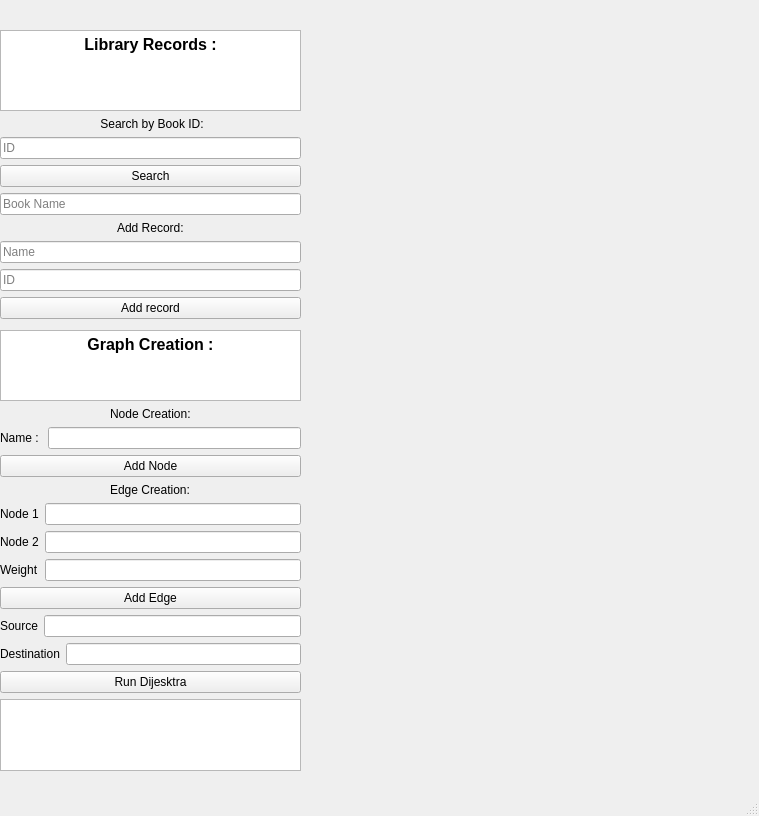
<?xml version="1.0" encoding="UTF-8"?>
<ui version="4.0">
 <class>MainWindow</class>
 <widget class="QMainWindow" name="MainWindow">
  <property name="geometry">
   <rect>
    <x>0</x>
    <y>0</y>
    <width>759</width>
    <height>816</height>
   </rect>
  </property>
  <property name="windowTitle">
   <string>MainWindow</string>
  </property>
  <widget class="QWidget" name="centralwidget">
   <widget class="QWidget" name="Graphwidget" native="true">
    <property name="geometry">
     <rect>
      <x>310</x>
      <y>30</y>
      <width>451</width>
      <height>741</height>
     </rect>
    </property>
    <property name="minimumSize">
     <size>
      <width>451</width>
      <height>591</height>
     </size>
    </property>
   </widget>
   <widget class="QWidget" name="Selectionwidget" native="true">
    <property name="geometry">
     <rect>
      <x>0</x>
      <y>30</y>
      <width>301</width>
      <height>751</height>
     </rect>
    </property>
    <widget class="QWidget" name="layoutWidget">
     <property name="geometry">
      <rect>
       <x>0</x>
       <y>0</y>
       <width>301</width>
       <height>289</height>
      </rect>
     </property>
     <layout class="QVBoxLayout" name="verticalLayout">
      <item>
       <widget class="QTextEdit" name="textEdit">
        <property name="readOnly">
         <bool>true</bool>
        </property>
        <property name="html">
         <string>&lt;!DOCTYPE HTML PUBLIC &quot;-//W3C//DTD HTML 4.0//EN&quot; &quot;http://www.w3.org/TR/REC-html40/strict.dtd&quot;&gt;
&lt;html&gt;&lt;head&gt;&lt;meta name=&quot;qrichtext&quot; content=&quot;1&quot; /&gt;&lt;meta charset=&quot;utf-8&quot; /&gt;&lt;style type=&quot;text/css&quot;&gt;
p, li { white-space: pre-wrap; }
hr { height: 1px; border-width: 0; }
li.unchecked::marker { content: &quot;\2610&quot;; }
li.checked::marker { content: &quot;\2612&quot;; }
&lt;/style&gt;&lt;/head&gt;&lt;body style=&quot; font-family:'Segoe UI'; font-size:9pt; font-weight:400; font-style:normal;&quot;&gt;
&lt;p align=&quot;center&quot; style=&quot; margin-top:0px; margin-bottom:0px; margin-left:0px; margin-right:0px; -qt-block-indent:0; text-indent:0px;&quot;&gt;&lt;span style=&quot; font-size:12pt; font-weight:700;&quot;&gt;Library Records :&lt;/span&gt;&lt;/p&gt;&lt;/body&gt;&lt;/html&gt;</string>
        </property>
       </widget>
      </item>
      <item alignment="Qt::AlignmentFlag::AlignHCenter">
       <widget class="QLabel" name="label">
        <property name="text">
         <string> Search by Book ID:</string>
        </property>
       </widget>
      </item>
      <item>
       <widget class="QLineEdit" name="searchID">
        <property name="placeholderText">
         <string>ID</string>
        </property>
       </widget>
      </item>
      <item>
       <widget class="QPushButton" name="Search">
        <property name="text">
         <string>Search</string>
        </property>
       </widget>
      </item>
      <item>
       <widget class="QLineEdit" name="searchout">
        <property name="text">
         <string/>
        </property>
        <property name="readOnly">
         <bool>true</bool>
        </property>
        <property name="placeholderText">
         <string>Book Name</string>
        </property>
       </widget>
      </item>
      <item alignment="Qt::AlignmentFlag::AlignHCenter">
       <widget class="QLabel" name="label_2">
        <property name="text">
         <string>Add Record:</string>
        </property>
       </widget>
      </item>
      <item>
       <widget class="QLineEdit" name="Name">
        <property name="text">
         <string/>
        </property>
        <property name="placeholderText">
         <string>Name</string>
        </property>
       </widget>
      </item>
      <item>
       <widget class="QLineEdit" name="ID">
        <property name="text">
         <string/>
        </property>
        <property name="placeholderText">
         <string>ID</string>
        </property>
       </widget>
      </item>
      <item>
       <widget class="QPushButton" name="AddRecord">
        <property name="text">
         <string>Add record</string>
        </property>
       </widget>
      </item>
     </layout>
    </widget>
    <widget class="QWidget" name="layoutWidget">
     <property name="geometry">
      <rect>
       <x>0</x>
       <y>300</y>
       <width>301</width>
       <height>441</height>
      </rect>
     </property>
     <layout class="QVBoxLayout" name="verticalLayout_2">
      <item>
       <widget class="QTextEdit" name="textEdit_2">
        <property name="readOnly">
         <bool>true</bool>
        </property>
        <property name="markdown">
         <string>**Graph Creation :**

</string>
        </property>
        <property name="html">
         <string>&lt;!DOCTYPE HTML PUBLIC &quot;-//W3C//DTD HTML 4.0//EN&quot; &quot;http://www.w3.org/TR/REC-html40/strict.dtd&quot;&gt;
&lt;html&gt;&lt;head&gt;&lt;meta name=&quot;qrichtext&quot; content=&quot;1&quot; /&gt;&lt;meta charset=&quot;utf-8&quot; /&gt;&lt;style type=&quot;text/css&quot;&gt;
p, li { white-space: pre-wrap; }
hr { height: 1px; border-width: 0; }
li.unchecked::marker { content: &quot;\2610&quot;; }
li.checked::marker { content: &quot;\2612&quot;; }
&lt;/style&gt;&lt;/head&gt;&lt;body style=&quot; font-family:'Segoe UI'; font-size:9pt; font-weight:400; font-style:normal;&quot;&gt;
&lt;p align=&quot;center&quot; style=&quot; margin-top:6px; margin-bottom:6px; margin-left:0px; margin-right:0px; -qt-block-indent:0; text-indent:0px;&quot;&gt;&lt;span style=&quot; font-size:12pt; font-weight:700;&quot;&gt;Graph Creation :&lt;/span&gt;&lt;/p&gt;&lt;/body&gt;&lt;/html&gt;</string>
        </property>
       </widget>
      </item>
      <item alignment="Qt::AlignmentFlag::AlignHCenter">
       <widget class="QLabel" name="label_4">
        <property name="text">
         <string>Node Creation:</string>
        </property>
       </widget>
      </item>
      <item>
       <layout class="QHBoxLayout" name="horizontalLayout_2">
        <item>
         <widget class="QLabel" name="label_3">
          <property name="text">
           <string>Name : </string>
          </property>
         </widget>
        </item>
        <item>
         <widget class="QLineEdit" name="Nname"/>
        </item>
       </layout>
      </item>
      <item>
       <widget class="QPushButton" name="AddNode">
        <property name="text">
         <string>Add Node</string>
        </property>
       </widget>
      </item>
      <item alignment="Qt::AlignmentFlag::AlignHCenter">
       <widget class="QLabel" name="label_5">
        <property name="text">
         <string>Edge Creation:</string>
        </property>
       </widget>
      </item>
      <item>
       <layout class="QHBoxLayout" name="horizontalLayout">
        <item>
         <widget class="QLabel" name="label_6">
          <property name="text">
           <string>Node 1</string>
          </property>
         </widget>
        </item>
        <item>
         <widget class="QLineEdit" name="N1"/>
        </item>
       </layout>
      </item>
      <item>
       <layout class="QHBoxLayout" name="horizontalLayout_3">
        <item>
         <widget class="QLabel" name="label_7">
          <property name="text">
           <string>Node 2</string>
          </property>
         </widget>
        </item>
        <item>
         <widget class="QLineEdit" name="N2"/>
        </item>
       </layout>
      </item>
      <item>
       <layout class="QHBoxLayout" name="horizontalLayout_6">
        <item>
         <widget class="QLabel" name="label_10">
          <property name="text">
           <string>Weight</string>
          </property>
         </widget>
        </item>
        <item>
         <widget class="QLineEdit" name="weight"/>
        </item>
       </layout>
      </item>
      <item>
       <widget class="QPushButton" name="AddEdge">
        <property name="text">
         <string>Add Edge</string>
        </property>
       </widget>
      </item>
      <item>
       <layout class="QHBoxLayout" name="horizontalLayout_4">
        <item>
         <widget class="QLabel" name="label_8">
          <property name="text">
           <string>Source</string>
          </property>
         </widget>
        </item>
        <item>
         <widget class="QLineEdit" name="source"/>
        </item>
       </layout>
      </item>
      <item>
       <layout class="QHBoxLayout" name="horizontalLayout_5">
        <item>
         <widget class="QLabel" name="label_9">
          <property name="text">
           <string>Destination</string>
          </property>
         </widget>
        </item>
        <item>
         <widget class="QLineEdit" name="dest"/>
        </item>
       </layout>
      </item>
      <item>
       <widget class="QPushButton" name="dijekstra">
        <property name="text">
         <string>Run Dijesktra</string>
        </property>
       </widget>
      </item>
      <item>
       <widget class="QPlainTextEdit" name="pathOut"/>
      </item>
     </layout>
    </widget>
   </widget>
  </widget>
  <widget class="QMenuBar" name="menubar">
   <property name="geometry">
    <rect>
     <x>0</x>
     <y>0</y>
     <width>759</width>
     <height>22</height>
    </rect>
   </property>
  </widget>
  <widget class="QStatusBar" name="statusbar"/>
 </widget>
 <resources/>
 <connections/>
</ui>
